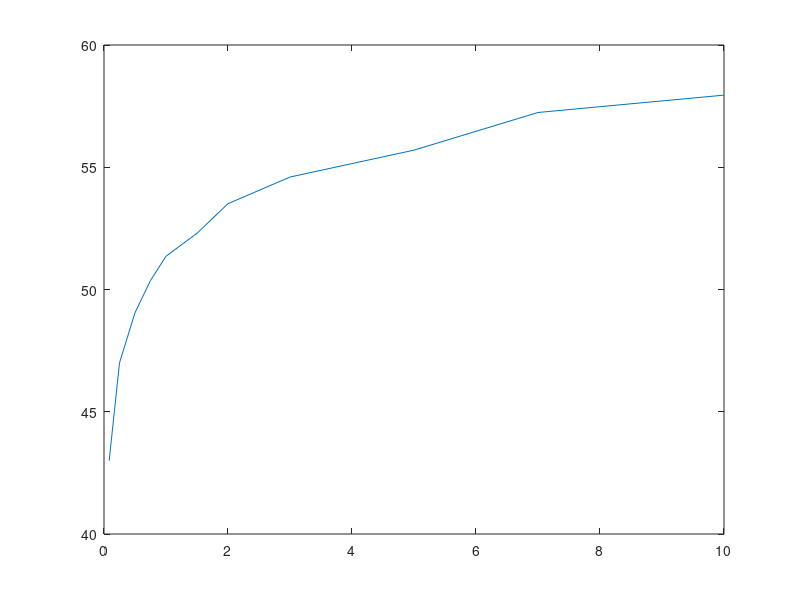

Recreate this plot in MATLAB.
function hist = genHist()
  tenors = [1/12, 2/12, 3/12, 6/12, 9/12, 1, 1.5, 2, 3, 5, 7, 10];
  p0 = [43, 45, 47, 49.05, 50.37, 51.36, 52.3, 53.51, 54.6, 55.7, 57.24, 57.95];
  plot(tenors, p0);
  alpha = 0.5;
  rho = 0.8;
  sigmaS = 0.2;
  sigmaL = 0.05;
  hist = diffuseGab2(alpha, rho, sigmaS, sigmaL, tenors, p0);
  save tenors.mat tenors;
  save hist.mat hist;
endfunction

function var = varianceLn(t, mat, alpha, rho, sigmaS, sigmaL)
  sigmaL2 = sigmaL * sigmaL;
  sigmaS2 = sigmaS * sigmaS;
  var = sigmaL2 * t + 2 * (rho * sigmaL2 - sigmaL2) * exp(-alpha * mat) * (exp(alpha*t) - 1) / alpha + (sigmaL2  + sigmaS2 - 2 * rho * sigmaS * sigmaL) * exp(-2 * alpha * mat) * (exp(2*alpha*t) - 1) / 2/ alpha;
endfunction

function dynamics = diffuseGab2( alpha, rho, sigmaS, sigmaL, tenors, p0)
  corr = [1, rho; rho, 1];
  cholC = chol(corr);
  dt = 1 / 250;
  for i = [1:250]
    rnds(1, i) = normrnd(0, sqrt(dt));
    rnds(2, i) = normrnd(0, sqrt(dt));
  endfor
	% correlate the brownians
  ws = cholC' * rnds;
  x = 0;
  y = 0;
  for i = [1:250];
    t = i / 250;
    dx = sigmaL * ws(1, i);
    dy = (sigmaS * ws(2, i) - sigmaL * ws(1, i)) * exp(alpha * t);
    x += dx;
    y += dy;

    for j = [1:length(tenors)]
      mat = t + tenors(j);
      ret = -0.5 * varianceLn(t, mat, alpha, rho, sigmaS, sigmaL) + x + exp(-alpha*mat)*y;
      f0 = interp1(tenors, p0, mat, "linear", "extrap");
      f(i, j) = f0 * exp(ret);
    endfor
  endfor
  dynamics = f;
endfunction

      
			







												       
